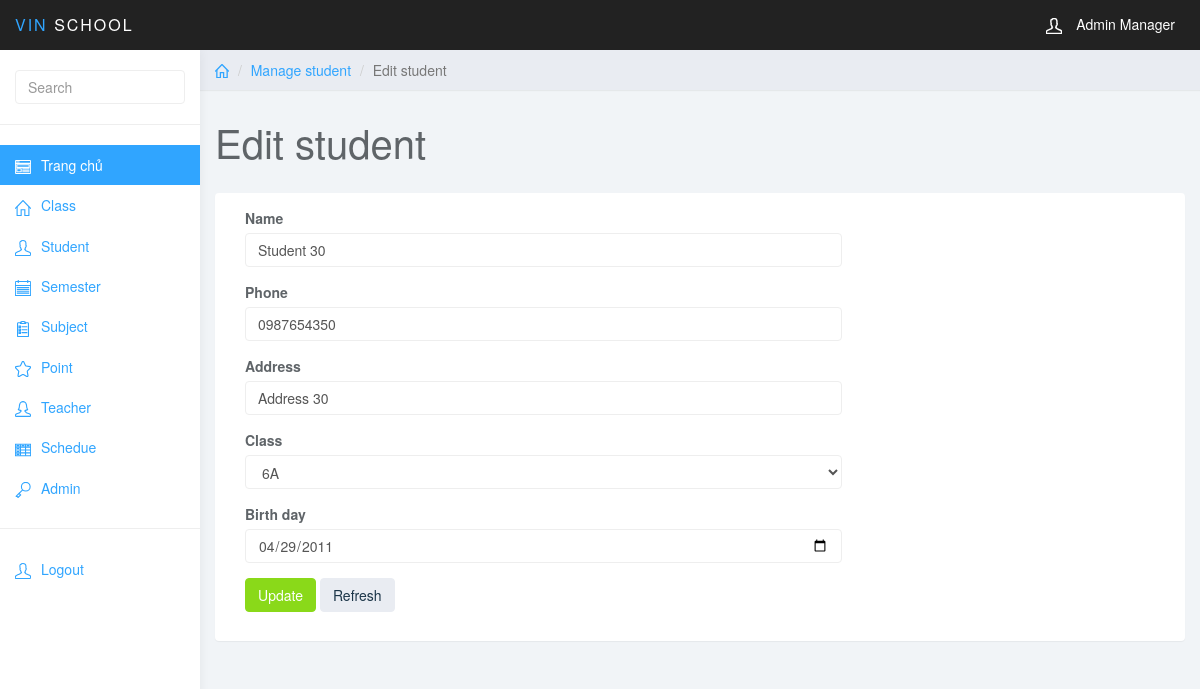
Screenshot of /index.php?page_layout=edit-student&student_id=30 (signed in) with the database file from the repository.
### tables this page shows
CREATE TABLE `student` (
  `student_id` int(11) NOT NULL,
  `student_name` varchar(255) NOT NULL,
  `student_phone` varchar(255) NOT NULL,
  `student_address` varchar(255) NOT NULL,
  `class_id` int(11) NOT NULL,
  `student_birth_day` varchar(255) NOT NULL
);

CREATE TABLE `class` (
  `class_id` int(11) NOT NULL,
  `class_name` varchar(255) NOT NULL,
  `teacher_id` int(11) NOT NULL
);

### edit_student.php (the view, shortened to what this page needs)
<?php
$student_id = $_GET["student_id"];
?>
	<div class="col-sm-9 col-sm-offset-3 col-lg-10 col-lg-offset-2 main">
		<div class="row">
			<ol class="breadcrumb">
                <li><a href="#"><svg class="glyph stroked home"><use xlink:href="#stroked-home"></use></svg></a></li>
                <li><a href="">Manage student</a></li>
				<li class="active">Edit student</li>
			</ol>
		</div>
		<div class="row">
			<div class="col-lg-12">
				<h1 class="page-header">Edit student</h1>
			</div>
        </div>
        <div class="row">
                <div class="col-lg-12">
                    <div class="panel panel-default">
                        <div class="panel-body">
                            <div class="col-md-8">
                            	<?php
                            		$sql = "SELECT * FROM student WHERE student_id='$student_id'";
                            		$query = mysqli_query($conn,$sql);
                                    while($row = mysqli_fetch_array($query)){
                            	 ?>
                                <form role="form" method="post">
                                <div class="form-group">
                                    <label>Name</label>
                                    <input name="student_name" required class="form-control" placeholder="" value="<?php echo $row['student_name'] ?>">
                                </div>
                                <div class="form-group">
                                    <label>Phone</label>
                                    <input name="student_phone" required type="text" class="form-control" value="<?php echo $row['student_phone'] ?>">
                                </div>
                                <div class="form-group">
                                    <label>Address</label>
                                    <input name="student_address" required type="text"  class="form-control" value="<?php echo $row['student_address'] ?>">
                                </div>
                                <div class="form-group">
                                    <label>Class</label>
                                    <select name="class_id" class="form-control">
                                        <?php
                                            $sql = "SELECT * FROM class
                                                    ORDER BY class_id ASC";
                                            $query = mysqli_query($conn, $sql);
                                            while($row1 = mysqli_fetch_array($query)){
                                        ?>
                                            <option <?php if($row1['class_id'] == $row['class_id']){echo "selected";} ?> value=<?php echo $row1["class_id"];?>><?php echo $row1["class_name"];?></option>
                                        <?php
                                            }
                                        ?>
                                    </select>
                                </div>
                                <div class="form-group">
                                    <label>Birth day</label>
                                    <input name="student_birth_day" required type="date"  class="form-control" value="<?php echo $row['student_birth_day'] ?>">
                                </div>
                                <button name="sbm" type="submit" class="btn btn-success">Update</button>
                                <button type="reset" class="btn btn-default">Refresh</button>
                                 <?php
                                    }
                                ?>
                            </div>
                        </div>
                    </div>
                </div>
            </div>
	</div>

### css/styles.css (style rules this page uses)
body { background: #f1f4f7; padding-top: 50px; color: #5f6468; }
a, a:hover, a:focus { color: #30a5ff; }
h1, h2, h3, h4, h5, h6 { color: #5f6468; }
h1 { font-weight: 300; font-size: 40px; }
.form-control { border: 1px solid #eee; box-shadow: none; }
.btn-default, .btn-default:hover, .btn-default:focus, .btn-default:active, .btn-default.active, .open > .dropdown-toggle.btn-default, .btn-default.disabled, .btn-default[disabled], fieldset[disabled] .btn-default, .btn-default.disabled:hover, .btn-default[disabled]:hover, fieldset[disabled] .btn-default:hover, .btn-default.disabled:focus, .btn-default[disabled]:focus, fieldset[disabled] .btn-default:focus, .btn-default.disabled:active, .btn-default[disabled]:active, fieldset[disabled] .btn-default:active, .btn-default.disabled.active, .btn-default[disabled].active, fieldset[disabled] .btn-default.active { background-color: #e9ecf2; border-color: #e9ecf2; color: #1b3548; }
.btn-success, .btn-success:hover, .btn-success:focus, .btn-success:active, .btn-success.active, .open > .dropdown-toggle.btn-success, .btn-success.disabled, .btn-success[disabled], fieldset[disabled] .btn-success, .btn-success.disabled:hover, .btn-success[disabled]:hover, fieldset[disabled] .btn-success:hover, .btn-success.disabled:focus, .btn-success[disabled]:focus, fieldset[disabled] .btn-success:focus, .btn-success.disabled:active, .btn-success[disabled]:active, fieldset[disabled] .btn-success:active, .btn-success.disabled.active, .btn-success[disabled].active, fieldset[disabled] .btn-success.active { background-color: #8ad919; border-color: #8ad919; }
.panel { border: 0; }
.breadcrumb { border-radius: 0; padding: 10px 15px; background: #e9ecf2; box-shadow: 0 1px 1px rgba(0, 0, 0, .05); margin: 0 ; }
h1.page-header { margin-top: 30px; border-bottom: 0; }
.breadcrumb .glyph { height: 14px; width: 14px; margin: -2px 0 0 0; stroke-width: 4px; }

### rows the page displays
student: student_name "Student 30", student_phone "0987654350", student_address "Address 30", class_id "6A", student_birth_day "04/29/2011"
